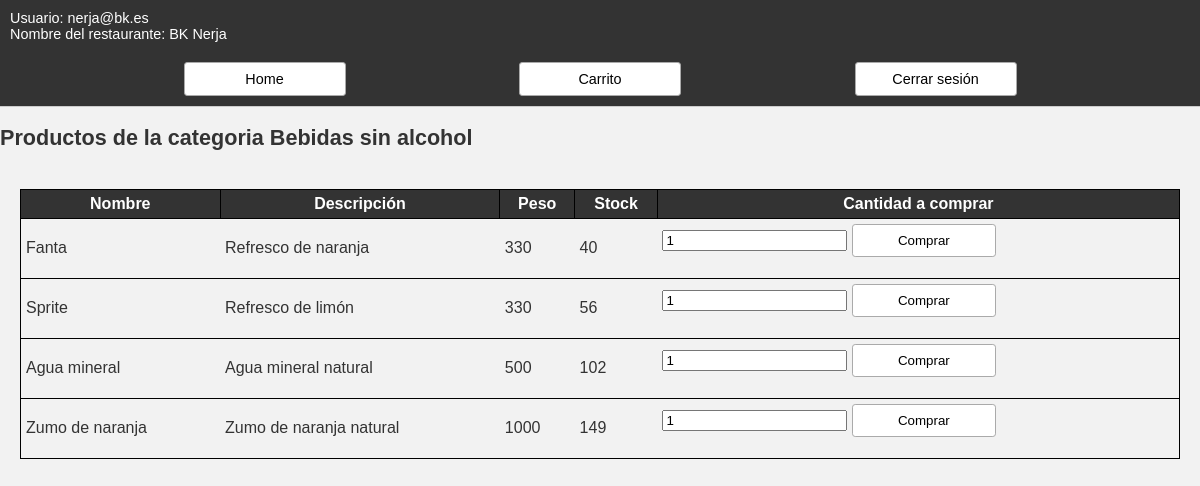
Screenshot of /src/proyectoTienda/productos.php?categoria=1 (signed in) with the database file from the repository.
### tables this page shows
CREATE TABLE `categorias` (
  `codCat` int(11) NOT NULL,
  `nombre` varchar(45) NOT NULL,
  `descripcion` varchar(200) NOT NULL
);

CREATE TABLE `productos` (
  `codProd` int(11) NOT NULL,
  `nombre` varchar(45) NOT NULL,
  `descripcion` varchar(90) NOT NULL,
  `peso` double NOT NULL,
  `stock` int(11) NOT NULL,
  `categoria` int(11) NOT NULL
);

### src/proyectoTienda/inc/funciones/categorias.php (called while the page is built, shortened)
<?
function cargar_categoria($codCat, $db)
{
    $sql = "SELECT * FROM categorias WHERE codCat = :codigo";
    $consultaPrep = $db->prepare($sql);
    $consultaPrep->execute(array(":codigo" => $codCat));
    if ($consultaPrep->rowCount() > 0) {
        return $consultaPrep->fetch();
    } else {
        return false;
    }
}

### src/proyectoTienda/inc/funciones/productos.php (called while the page is built, shortened)
<?
function cargar_productos_categoria($codCat, $db)
{
    $sql = "SELECT * FROM productos WHERE categoria = :codigo";
    $consultaPrep = $db->prepare($sql);
    $consultaPrep->execute(array(":codigo" => $codCat));
    if ($consultaPrep->rowCount() > 0) {
        return $consultaPrep->fetchAll();
    } else {
        return false;
    }
}

### src/proyectoTienda/productos.php (the view, shortened to what this page needs)
<?
require_once("inc/bd.php");
require_once("inc/funciones/categorias.php");
require_once("inc/funciones/productos.php");
require_once("inc/secciones/cabecera.php");
?>
<!DOCTYPE html>
<html lang="en">
<head>
</head>
<body>
    <?
    $cargaCategoria = cargar_categoria($_GET["categoria"], $db);
    if (!$cargaCategoria) {
        echo "<h2>No existe la categoria</h2>";
    } else {
        echo "<h2>Productos de la categoria " . $cargaCategoria["nombre"] . "</h2>";
        $productos = cargar_productos_categoria($_GET["categoria"], $db);
        if (!$productos) {
            echo "<h3>No hay productos en esta categoria</h3>";
        } else {
    ?>
            <table>
                <tr>
                    <th>Nombre</th>
                    <th>Descripción</th>
                    <th>Peso</th>
                    <th>Stock</th>
                    <th>Cantidad a comprar</th>
                </tr>
                <?
                foreach ($productos as $producto) {
                    if ($producto["stock"] == 0) {
                    } else {
                ?>
                        <tr>
                            <td><?= $producto["nombre"] ?></td>
                            <td><?= $producto["descripcion"] ?></td>
                            <td><?= $producto["peso"] ?></td>
                            <td><?= $producto["stock"] ?></td>
                            <td>
                                <form action="anadir.php" method="POST">
                                    <input type="number" name="unidades" min=1 value=1>
                                    <button type="submit">Comprar</button>
                                </form>
                            </td>
                        </tr>
                <?
                    }
                }
                ?>
            </table>
    <?
        }
    }
    ?>
</body>
</html>

### src/proyectoTienda/inc/secciones/cabecera.php
<link rel="stylesheet" href="inc/estilo.css">
<header>
    <div id="datosHeader">
        <div>Usuario: <?= $_SESSION['usuario'] ?></div>
        <div>Nombre del restaurante: <?= $_SESSION["nombre"] ?></div>
    </div>
    <nav>
        <a href="categorias.php">Home</a>
        <a href="carrito.php">Carrito<span> <?= (isset($_SESSION["carrito"]) && count($_SESSION["carrito"]) != 0) ? "(" . count($_SESSION["carrito"]) . ")" : "" ?></span></a>
        <a href="cerrarSesion.php">Cerrar sesión</a>
    </nav>
</header>

### src/proyectoTienda/inc/estilo.css (style rules this page uses)
body { background-color: #f2f2f2; color: #333; display: flex; flex-direction: column; font-family: Arial, Helvetica, sans-serif; font-size: 0.9em; height: 100%; margin: 0; padding: 0; }
header { background-color: #333; border-bottom: 1px solid #ccc; color: #fff; padding: 10px; }
html { height: 100%; }
nav { display: flex; justify-content: space-evenly; margin-top: 20px; }
a, button { background-color: white; border: solid 1px #aaa; border-radius: 0.2rem; color: black; display: inline-block; min-width: 9rem; padding: 0.5rem; text-align: center; text-decoration: none; }
table:not(#login) { border: 1px solid black; border-collapse: collapse; margin: 20px; }
td { padding: 5px; }
td:last-child { font-style: italic; }
th { background-color: #333; border: 1px solid black; color: white; padding: 5px; }
tr { border: 1px solid black; }

### rows the page displays
categorias: nombre "Bebidas sin alcohol"
productos: nombre "Fanta", descripcion "Refresco de naranja", peso "330", stock "40"
productos: nombre "Sprite", descripcion "Refresco de limón", peso "330", stock "56"
productos: nombre "Agua mineral", descripcion "Agua mineral natural", peso "500", stock "102"
productos: nombre "Zumo de naranja", descripcion "Zumo de naranja natural", peso "1000", stock "149"

### other values shown
$_SESSION['usuario'] "nerja@bk.es"
$_SESSION["nombre"] "BK Nerja"
